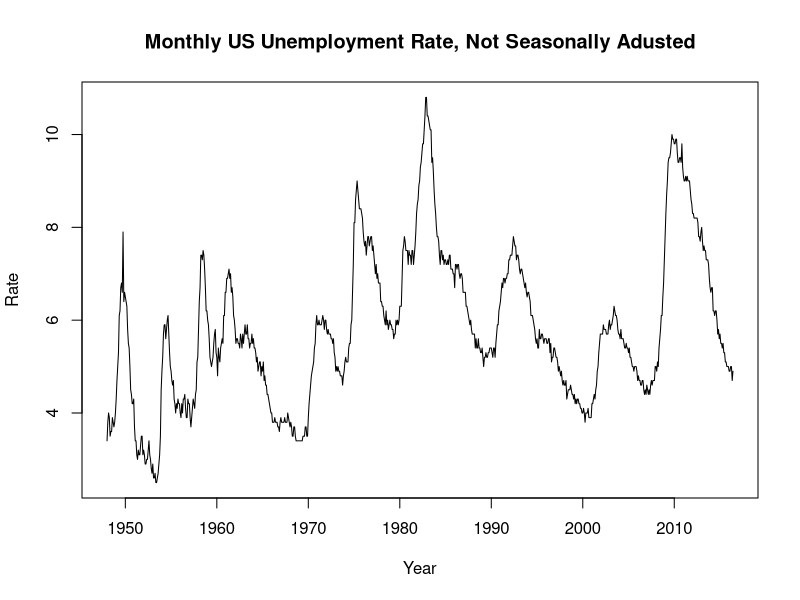
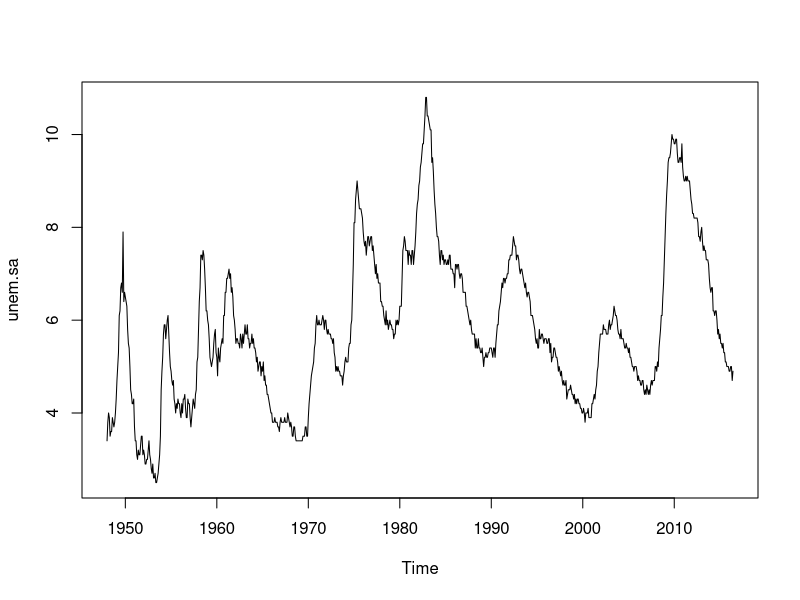
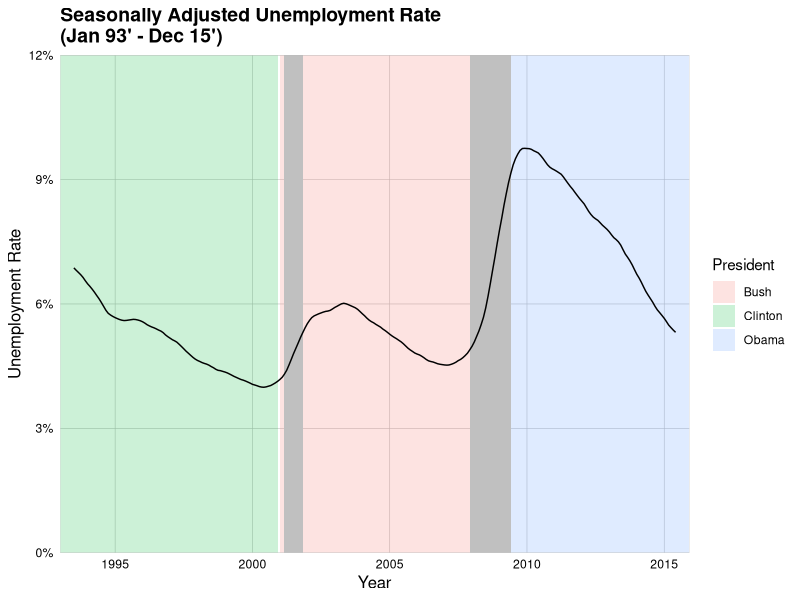
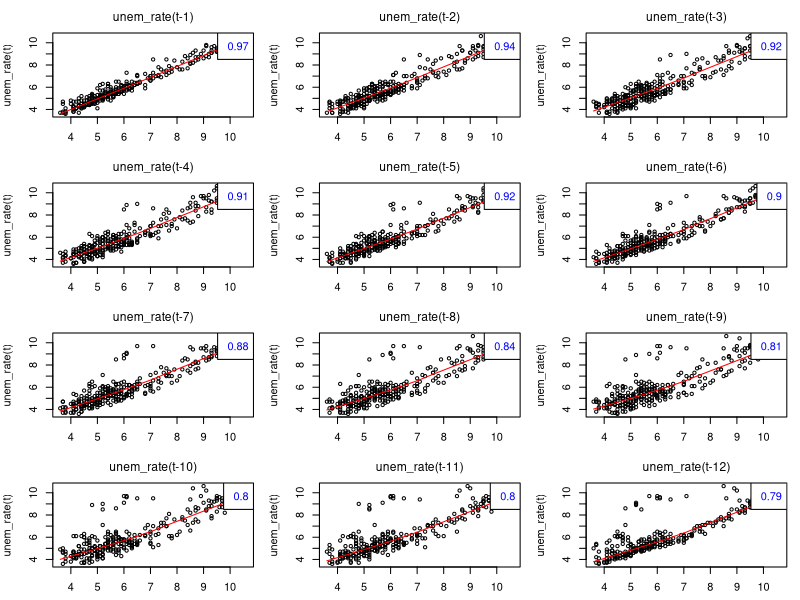
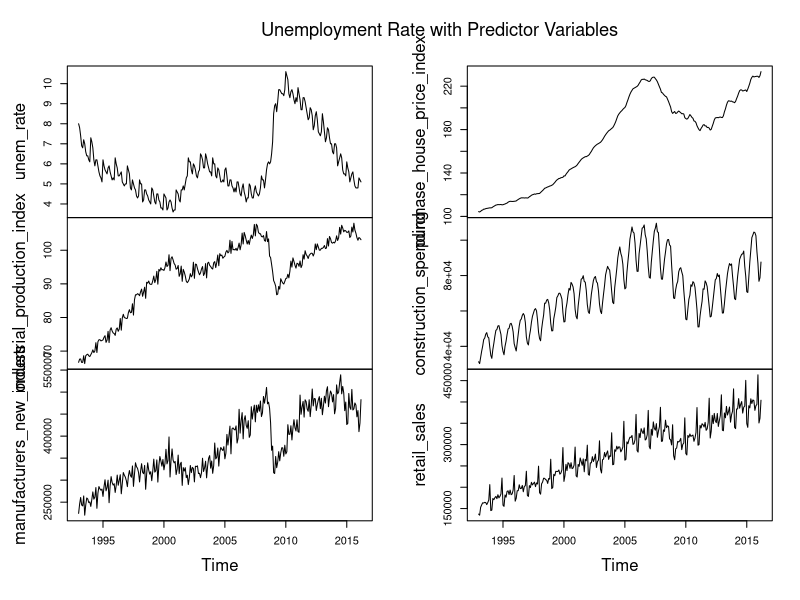
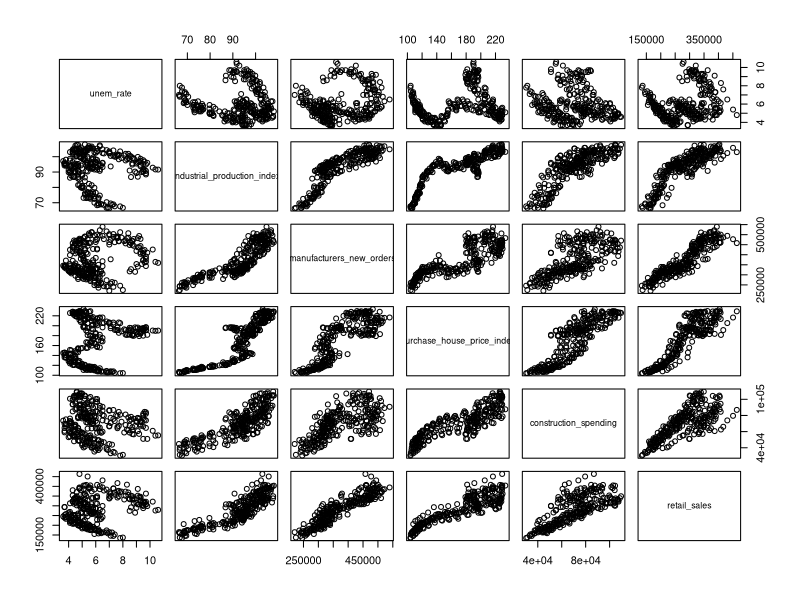

Write the R code that produced these figures, in order.
## Packages
library(ggplot2)
library(plyr)
library(scales)


## Read in data
econ = read.csv("Unemployment.csv")
usa  = read.csv("US Congress and Recession Data.csv")

#Unemployment before all the modifications
unem.sa <- read.csv("UNRATE.csv")$UNRATE
unem.nsa <- read.csv("UNRATENSA.csv")$UNRATENSA
unem.sa <- ts(unem.sa, start=c(1948, 1), frequency = 12)
unem.nsa <- ts(unem.sa, start=c(1948, 1), frequency = 12)

par.oldpar <- par()

#Plot seasonally adjusted and not seasonaly adjusted Unemployment rates
par(par.oldpar)
plot(unem.nsa, main="Monthly US Unemployment Rate, Not Seasonally Adusted", xlab="Year", ylab="Rate")
plot(unem.sa)


## Subset data from Jan 1993 to Dec 2015
econ = na.omit(econ)
dta = na.omit(join(econ, usa, by = "date"))
dta$date = as.Date(dta$date)



## Custom ggplot theme
theme_stat = function() {
  theme(
    plot.title          = element_text(size = 14, face = "bold"),
    panel.background    = element_rect(fill = NA),
    panel.grid.major    = element_line(color = "gray", size = .2),
    panel.border        = element_rect(color = "gray", fill = NA, size = .2),
    axis.ticks          = element_line(size = 0),
    axis.text           = element_text(color = "black"),
    axis.title.x        = element_text(size = 12, color = "black"),
    axis.title.y        = element_text(size = 12, color = "black")
  )
}

## Base plot
g0 = ggplot(dta)

## Summarise dates of office 
pres = ddply(dta, .(pres), summarise, enter = min(date), exit = max(date))

## Plot presidential terms
g1 = g0 + geom_rect(aes(xmin = enter, xmax = exit, ymin = 0, ymax = .12, fill = pres), 
            alpha = .2, data = pres)

## Plot recession dates
g2 = g1 + 
  geom_rect(aes(xmin = as.Date("2001-03-01"), xmax = as.Date("2001-11-01"), 
                ymin = 0, ymax = .12), color = NA, fill = "gray", alpha = .2) +
  geom_rect(aes(xmin = as.Date("2007-12-01"), xmax = as.Date("2009-06-01"), 
                ymin = 0, ymax = .12), color = NA, fill = "gray", alpha = .2)

## Overlay unemployment rate
g3 = g2 + 
geom_line(aes(x = date, y = unem_rate/100)) +
  scale_x_date("Year", expand = c(0,0)) +
  scale_y_continuous("Unemployment Rate", labels = percent, expand=c(0,0)) +
  scale_fill_discrete("President") +
  ggtitle("Unemployment Rate\n(Jan 93' - Dec 15')") +
  theme_stat()

## Remove seasonal component, plot trend
unem.decom = decompose(ts(data = dta$unem_rate, start = c(1993,1), frequency = 12), type = "additive")

g4 = g2 + 
  geom_line(aes(x = date, y = unem.decom$trend/100)) +
  scale_x_date("Year", expand = c(0,0)) +
  scale_y_continuous("Unemployment Rate", labels = percent, expand=c(0,0)) +
  scale_fill_discrete("President") +
  ggtitle("Seasonally Adjusted Unemployment Rate\n(Jan 93' - Dec 15')") +
  theme_stat()

g4

## Lag Plot
## Borrowed from StackOverflow: http://stackoverflow.com/questions/21524600/
lag.plot1 = function(data1, max.lag = 1, corr = TRUE, smooth = FALSE) { 
  name1 = paste(deparse(substitute(data1)), "(t-", sep = "")
  name2 = paste(deparse(substitute(data1)), "(t)", sep = "")
  data1 = as.ts(data1)
  max.lag = as.integer(max.lag)
  prow = ceiling(sqrt(max.lag))
  pcol = ceiling(max.lag / prow)
  a = acf(data1, max.lag, plot = FALSE)$acf[-1]
  par(mfrow = c(prow, pcol), mar = c(2.5, 4, 2.5, 1), cex.main = 1.1, font.main = 1)
  for(h in 1:max.lag) {                       
    plot(lag(data1, -h), data1, xy.labels = FALSE, main = paste(name1, h, ")",sep = ""), 
         ylab = name2, xlab = "") 
    if (smooth == TRUE) 
      lines(lowess(ts.intersect(lag(data1, -h), data1)[, 1], ts.intersect(lag(data1, -h), data1)[, 2],
                   f = 1), col = "red")
    if (corr == TRUE)
      legend("topright", legend = round(a[h], digits = 2), text.col = "blue", bg = "white", x.intersp = 0)
  }
}

with(econ, lag.plot1(unem_rate, 12, smooth = TRUE))

## Predictor Variable Plots
econ2 = ts(econ[, 2:7], start = c(1993, 1), frequency = 12)
plot.ts(econ2, main = "Unemployment Rate with Predictor Variables")

## Scatterplot
plot(econ[,2:7])



